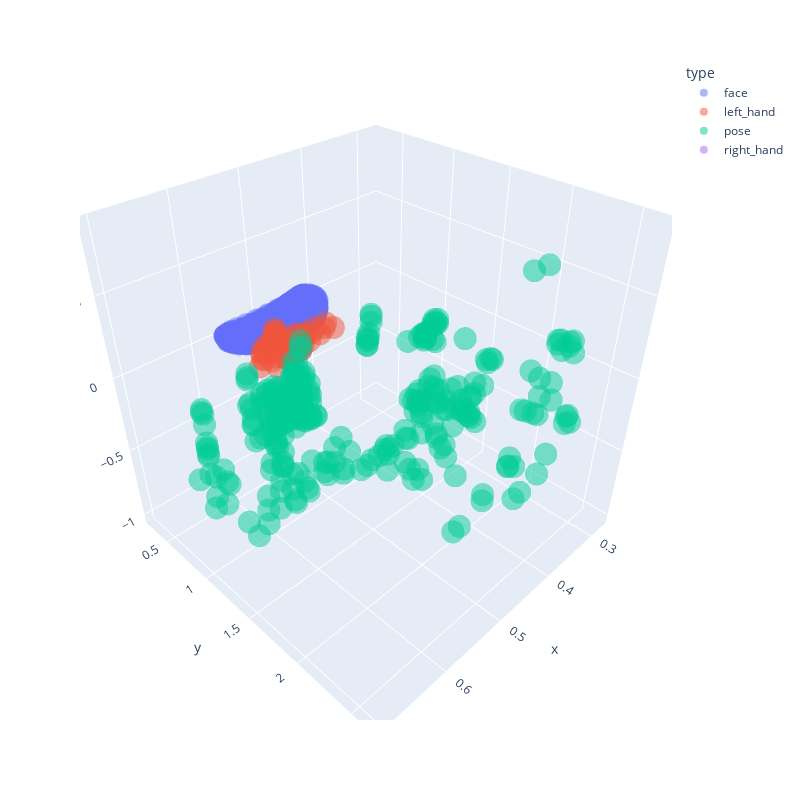

Source (notebook cell):
### Code cell
px.scatter_3d(df2, x="x", y="y", z="z", color="type" , opacity=0.5, width=800, height=800).show()

### Figure 1 — Plotly figure (JSON) as saved in the notebook; plotly's stock layout.template omitted (floating-point values rounded to 4 significant figures; data arrays with more than 128 entries replaced by an {"elided": "..."} marker saying what was removed)
{"data": [{"hovertemplate": "type=face<br>x=%{x}<br>y=%{y}<br>z=%{z}<extra></extra>", "legendgroup": "face", "marker": {"color": "#636efa", "opacity": 0.5, "symbol": "circle"}, "mode": "markers", "name": "face", "scene": "scene", "showlegend": true, "type": "scatter3d", "x": {"elided": "7020 float values"}, "y": {"elided": "7020 float values"}, "z": {"elided": "7020 float values"}}, {"hovertemplate": "type=left_hand<br>x=%{x}<br>y=%{y}<br>z=%{z}<extra></extra>", "legendgroup": "left_hand", "marker": {"color": "#EF553B", "opacity": 0.5, "symbol": "circle"}, "mode": "markers", "name": "left_hand", "scene": "scene", "showlegend": true, "type": "scatter3d", "x": {"elided": "315 float values"}, "y": {"elided": "315 float values"}, "z": {"elided": "315 float values"}}, {"hovertemplate": "type=pose<br>x=%{x}<br>y=%{y}<br>z=%{z}<extra></extra>", "legendgroup": "pose", "marker": {"color": "#00cc96", "opacity": 0.5, "symbol": "circle"}, "mode": "markers", "name": "pose", "scene": "scene", "showlegend": true, "type": "scatter3d", "x": {"elided": "495 float values"}, "y": {"elided": "495 float values"}, "z": {"elided": "495 float values"}}, {"hovertemplate": "type=right_hand<br>x=%{x}<br>y=%{y}<br>z=%{z}<extra></extra>", "legendgroup": "right_hand", "marker": {"color": "#ab63fa", "opacity": 0.5, "symbol": "circle"}, "mode": "markers", "name": "right_hand", "scene": "scene", "showlegend": true, "type": "scatter3d", "x": {"elided": "315 null values"}, "y": {"elided": "315 null values"}, "z": {"elided": "315 null values"}}], "layout": {"height": 800, "legend": {"title": {"text": "type"}, "tracegroupgap": 0}, "margin": {"t": 60}, "scene": {"domain": {"x": [0, 1], "y": [0, 1]}, "xaxis": {"title": {"text": "x"}}, "yaxis": {"title": {"text": "y"}}, "zaxis": {"title": {"text": "z"}}}, "width": 800}}
